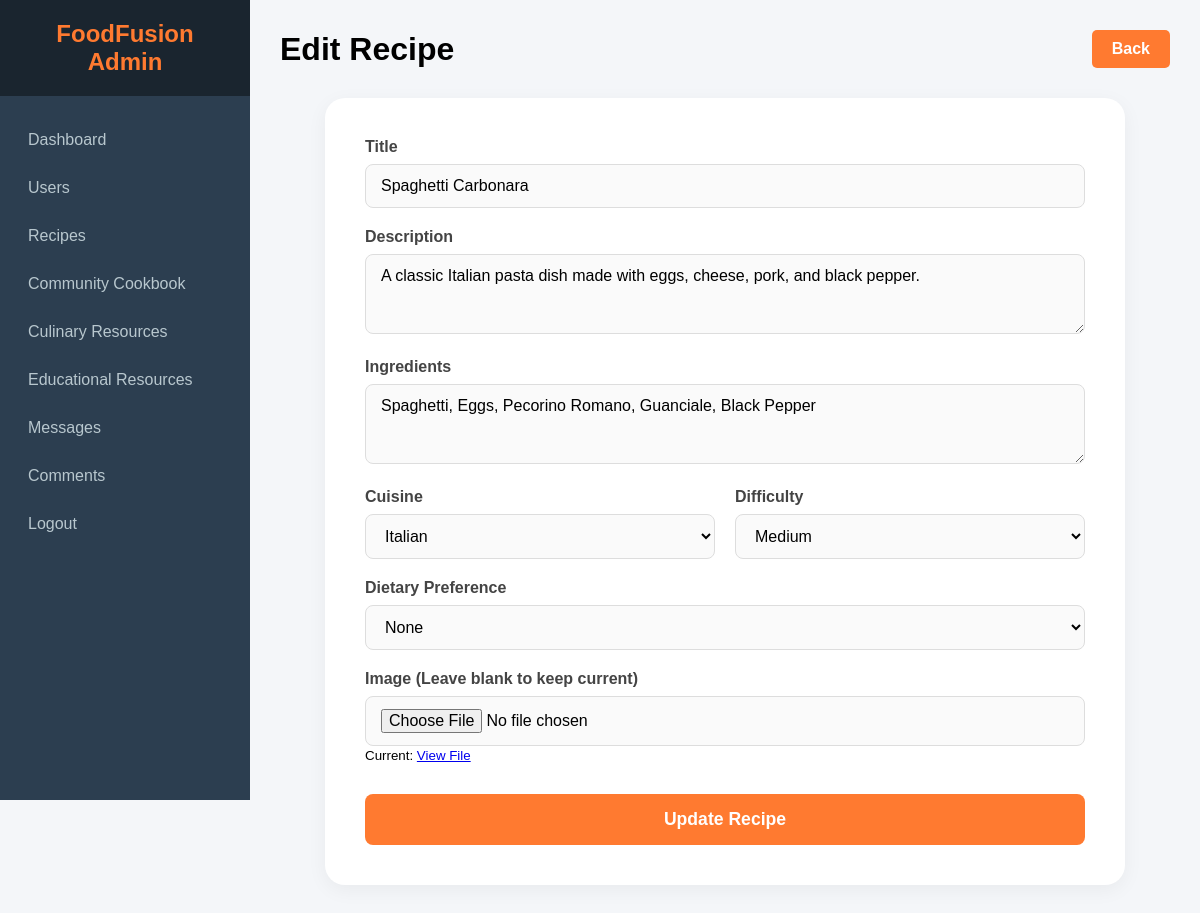
Screenshot of /admin/recipes_edit.php?id=8 with the database file from the repository.
### tables this page shows
CREATE TABLE `recipes` (
  `id` int(11) NOT NULL,
  `title` varchar(255) NOT NULL,
  `description` text NOT NULL,
  `ingredients` text NOT NULL,
  `cuisine_type` varchar(100) NOT NULL,
  `dietary_preference` varchar(100) NOT NULL,
  `difficulty` text NOT NULL,
  `image` varchar(255) DEFAULT NULL,
  `user_id` int(11) NOT NULL,
  `created_at` timestamp NOT NULL DEFAULT current_timestamp()
);

### admin/recipes_edit.php (the view, shortened to what this page needs)
<?php
include("../database/config.php");
$id = $_GET['id'];
$sql = "SELECT * FROM recipes WHERE id=$id";
$result = $connection->query($sql);
$row = $result->fetch_assoc();
?>
<!DOCTYPE html>
<html lang="en">
<head>
    <link rel="stylesheet" href="../css/admin.css">
</head>
<body class="admin-body">
    <?php include("sidebar.php"); ?>
    <div class="main-content">
        <div class="admin-header">
            <h1>Edit Recipe</h1>
            <a href="recipes.php" class="admin-btn">Back</a>
        </div>
        <div class="form-container" style="margin-top: 20px;">
            <form action="../controllers/admin/AdminRecipesController.php" method="POST" enctype="multipart/form-data">
                <div class="form-group">
                    <label>Title</label>
                    <input type="text" name="title" value="<?php echo $row['title']; ?>" required class="form-input">
                </div>
                <div class="form-group">
                    <label>Description</label>
                    <textarea name="description" required class="form-input" rows="3"><?php echo $row['description']; ?></textarea>
                </div>
                <div class="form-group">
                    <label>Ingredients</label>
                    <textarea name="ingredients" required class="form-input" rows="3"><?php echo $row['ingredients']; ?></textarea>
                </div>
                <div class="form-row">
                    <div class="form-group">
                        <label>Cuisine</label>
                         <select name="cuisine_type" class="form-input">
                            <option value="Italian" <?php if($row['cuisine_type']=='Italian') echo 'selected'; ?>>Italian</option>
                        </select>
                    </div>
                    <div class="form-group">
                        <label>Difficulty</label>
                         <select name="difficulty" class="form-input">
                            <option value="Medium" <?php if($row['difficulty']=='Medium') echo 'selected'; ?>>Medium</option>
                        </select>
                    </div>
                </div>
                <div class="form-group">
                     <label>Dietary Preference</label>
                    <select name="dietary_preference" class="form-input">
                        <option value="None" <?php if($row['dietary_preference']=='None') echo 'selected'; ?>>None</option>
                    </select>
                </div>
                <div class="form-group">
                    <label>Image (Leave blank to keep current)</label>
                    <input type="file" name="image" class="form-input">
                    <?php if($row['image']): ?>
                        <small>Current: <a href="../../FoodFusionApp/<?php echo $row['image']; ?>" target="_blank">View File</a></small>
                    <?php endif; ?>
                </div>
                <button type="submit" name="update_recipe" class="submit-btn">Update Recipe</button>
            </form>
        </div>
    </div>
</body>
</html>

### css/admin.css (style rules this page uses)
* { margin: 0; padding: 0; box-sizing: border-box; font-family: Arial, sans-serif; }
body.admin-body { display: flex; background: #f4f6f9; }
.main-content { margin-left: 250px; width: calc(100% - 250px); padding: 30px; transition: 0.3s; }
.admin-header { display: flex; justify-content: space-between; align-items: center; margin-bottom: 30px; }
.admin-btn { padding: 10px 20px; background: #FF7A30; color: white; border-radius: 5px; text-decoration: none; font-weight: bold; }
.form-container { max-width: 800px; margin: 40px auto; background: white; padding: 40px; border-radius: 20px; box-shadow: 0 5px 20px rgba(0,0,0,0.05); }
.form-group { margin-bottom: 20px; }
.form-row { display: flex; gap: 20px; }
.form-row .form-group { flex: 1; }
.form-container label { display: block; margin-bottom: 8px; font-weight: 600; color: #444; }
.form-input { width: 100%; padding: 12px 15px; border: 1px solid #ddd; border-radius: 8px; font-size: 1rem; background: #fafafa; transition: 0.3s; }
.submit-btn { width: 100%; padding: 15px; background: #FF7A30; color: white; border: none; border-radius: 8px; font-size: 1.1rem; font-weight: bold; cursor: pointer; transition: 0.3s; margin-top: 10px; }

### rows the page displays
recipes: title "Spaghetti Carbonara", description "A classic Italian pasta dish made with eggs, cheese, pork, and black pepper.", ingredients "Spaghetti, Eggs, Pecorino Romano, Guanciale, Black Pepper", cuisine_type "Italian", difficulty "Medium"
